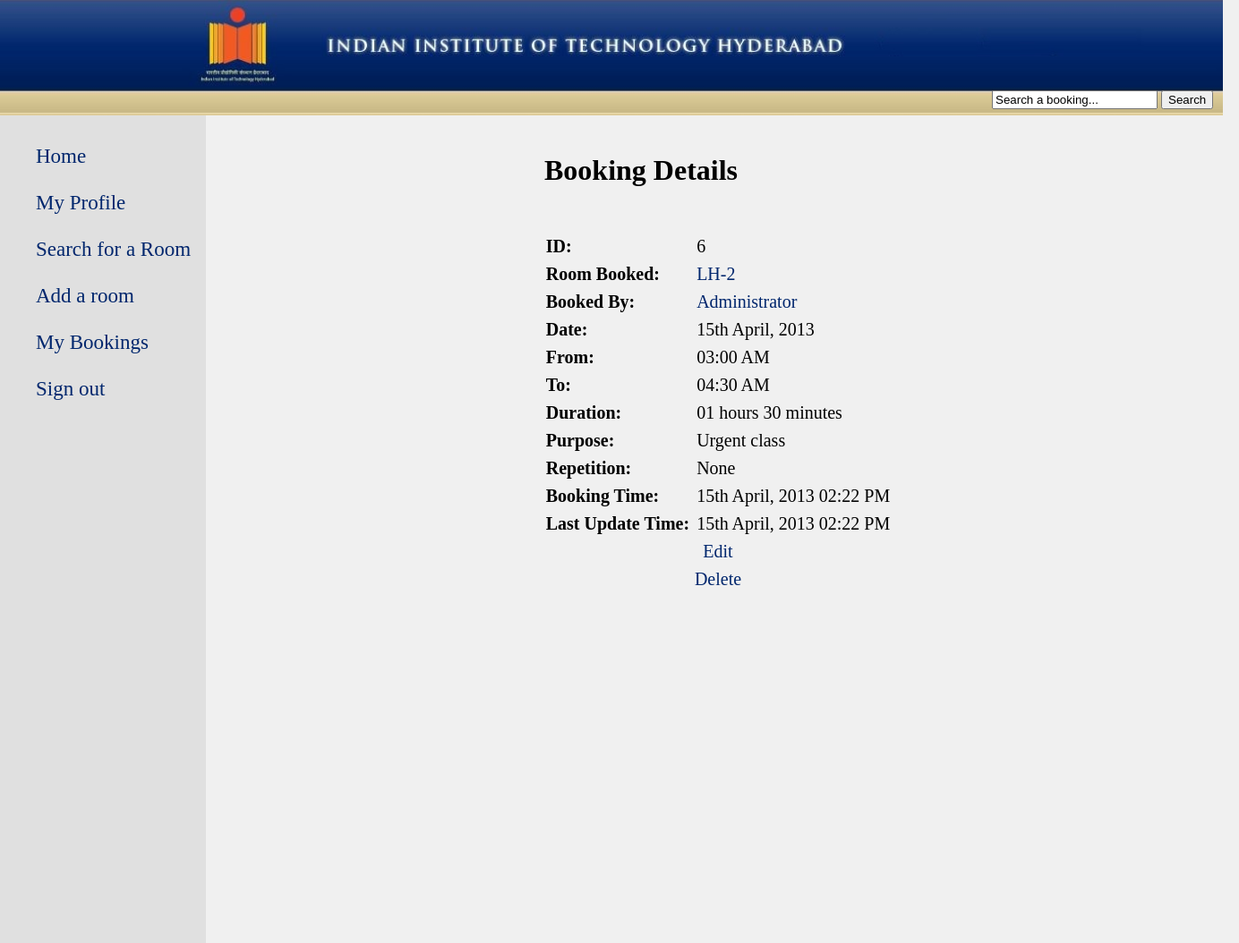
Page /booking.php?bookingid=6 (signed in) on the committed database.
### tables this page shows
CREATE TABLE `bookings` (
  `id` int(11) NOT NULL AUTO_INCREMENT,
  `userid` int(11) NOT NULL,
  `roomid` int(11) NOT NULL,
  `bookingtime` timestamp NOT NULL DEFAULT CURRENT_TIMESTAMP,
  `lastupdate` timestamp NOT NULL DEFAULT '0000-00-00 00:00:00',
  `starttime` timestamp NOT NULL DEFAULT '0000-00-00 00:00:00',
  `endtime` timestamp NOT NULL DEFAULT '0000-00-00 00:00:00',
  `purpose` text,
  `repetition` char(15) NOT NULL DEFAULT 'None',
  PRIMARY KEY (`id`),
  KEY `userid` (`userid`),
  KEY `roomid` (`roomid`),
  CONSTRAINT `bookings_ibfk_1` FOREIGN KEY (`userid`) REFERENCES `users` (`id`) ON DELETE CASCADE ON UPDATE CASCADE,
  CONSTRAINT `bookings_ibfk_2` FOREIGN KEY (`roomid`) REFERENCES `rooms` (`id`) ON DELETE CASCADE ON UPDATE CASCADE
);

CREATE TABLE `rooms` (
  `id` int(11) NOT NULL AUTO_INCREMENT,
  `name` char(10) DEFAULT NULL,
  `capacity` smallint(5) unsigned DEFAULT NULL,
  `projector` tinyint(1) unsigned DEFAULT '0',
  PRIMARY KEY (`id`)
);

CREATE TABLE `users` (
  `id` int(11) NOT NULL AUTO_INCREMENT,
  `name` char(30) DEFAULT NULL,
  `password` text,
  `phone` char(20) DEFAULT NULL,
  `email` char(30) DEFAULT NULL,
  `level` char(10) DEFAULT NULL,
  PRIMARY KEY (`id`)
);

### functions.php (called while the page is built, shortened)
<?php
function bookingDetails($bookingid)
	{
	$sql="SELECT b.id as bookingid, b.userid, b.roomid, b.bookingtime, b.lastupdate, b.starttime, b.endtime, timediff(b.endtime,b.starttime) as duration, b.purpose, b.repetition, r.name as roomname, u.name as username FROM bookings b, rooms r, users u WHERE b.id={$bookingid} && b.userid=u.id && b.roomid=r.id;";
	$result=mysql_query($sql);
	if($row=mysql_fetch_array($result))
		return $row;
	return null;
	}
function dateFrom($string)
	{
	return DATE("jS F, Y", STRTOTIME($string));
	}
function timeFrom($string)
	{
	return DATE("h:i A", STRTOTIME($string));
	}
?>

### booking.php (the view, shortened to what this page needs)
<?php
include_once("functions.php");
$booking=bookingDetails($_REQUEST['bookingid']);
?>
<html>
	<head>
		<link rel="stylesheet" href="style.css" />
	</head>
	<body>
		<?php
			include("header.php");
			include("navigation.php");
		?>
		<h1 class="heading">Booking Details</h1>
		<center><table id="form_table" border="0" cellpadding="3">
			<tr>
				<th>ID:</th>
				<td><?php echo $booking['bookingid']; ?></td>
			</tr>
				<th>Room Booked:</th>
				<td><?php echo "<a href=\"room.php?roomid={$booking['roomid']}\" target=\"_blank\">{$booking['roomname']}</a>"; ?></td>
			<tr>
				<th>Booked By:</th>
				<td><?php echo "<a href=\"profile.php?userid={$booking['userid']}\" target=\"_blank\">{$booking['username']}</a>"; ?></td>
			</tr>
			<tr>
				<th>Date:</th>
				<td><?php echo dateFrom($booking['starttime']); ?></td>
			</tr>
			<tr>
				<th>From:</th>
				<td><?php echo timeFrom($booking['starttime']); ?></td>
			</tr>
			<tr>
				<th>To:</th>
				<td><?php echo timeFrom($booking['endtime']); ?></td>
			</tr>
			<tr>
				<th>Duration:</th>
				<td><?php echo DATE("H \h\o\u\\r\s i \m\i\\n\u\\t\\e\s", STRTOTIME($booking['duration'])); ?></td>
			</tr>
			<tr>
				<th>Purpose:</th>
				<td><?php echo $booking['purpose']; ?></td>
			</tr>
			<tr>
				<th>Repetition:</th>
				<td><?php echo $booking['repetition']; ?></td>
			</tr>
			<tr>
				<th>Booking Time:</th>
				<td><?php echo DATE("jS F, Y h:i A", STRTOTIME($booking['bookingtime'])); ?></td>
			</tr>
			<tr>
				<th>Last Update Time:</th>
				<td><?php echo DATE("jS F, Y h:i A", STRTOTIME($booking['lastupdate'])); ?></td>
			</tr>
			<?php
			if($booking['userid']==$_SESSION['id'])
				{
				if($booking['starttime']>time())
					{
			?>
					<tr>
						<td colspan="2" align="center">
							<a href="edit_booking.php?bookingid=<?php echo $booking['bookingid']; ?>">Edit</a>
						</td>
					</tr>
					<?php
					}
					?>
				<tr>
					<td colspan="2" align="center">
						<a href="delete_booking.php?bookingid=<?php echo $booking['bookingid']; ?>">Delete</a>
					</td>
				</tr>
				<?php
				}
				?>
		</table>
		</center>
	</div>
	</body>
</html>

### style.css (style rules this page uses)
body { background-color:#f0f0f0; }
.heading { margin-top:50px; margin-left:400px; font-family:"New Times Roman"; color:#000000; }
a:link { color:#00266D; text-decoration:none; }
#form_table { margin-top:50px; font-size:20px; text-align:left; }

### rows in the picture
bookings: id "6", roomid.name "LH-2", userid.name "Administrator", starttime "15th April, 2013", starttime "03:00 AM", endtime "04:30 AM", purpose "Urgent class", repetition "None", bookingtime "15th April, 2013 02:22 PM", lastupdate "15th April, 2013 02:22 PM"
